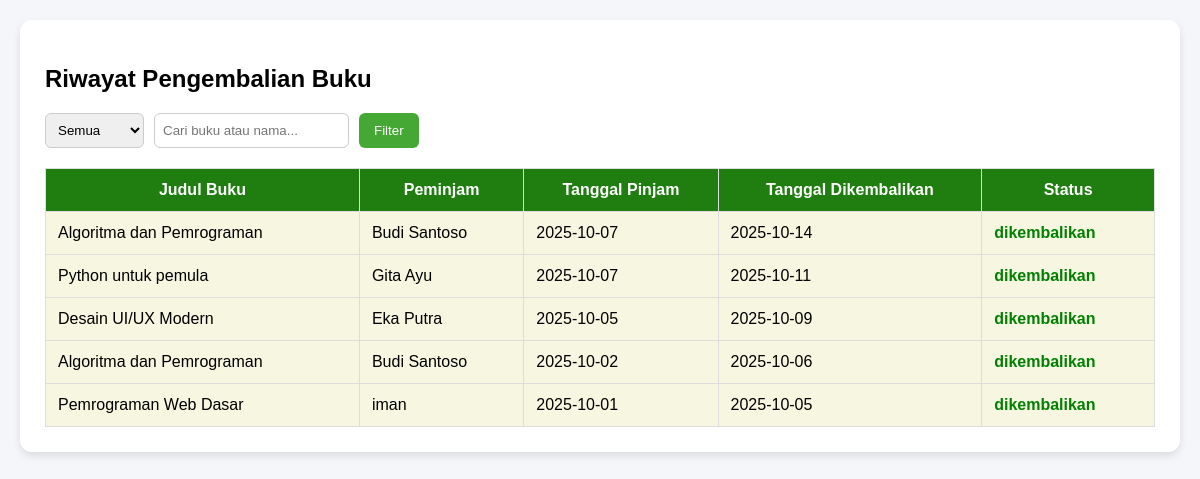
The page /view/riwayat_pengembalian.php (signed in) on the database its author committed.
### tables this page shows
CREATE TABLE `peminjaman` (
  `id_peminjaman` int(11) NOT NULL,
  `id_buku` int(11) NOT NULL,
  `id_user` int(11) NOT NULL,
  `tanggal_pinjam` date NOT NULL,
  `tanggal_kembali` date NOT NULL,
  `status` enum('dipinjam','dikembalikan') DEFAULT NULL
);

CREATE TABLE `buku` (
  `id_buku` int(11) NOT NULL,
  `judul` varchar(100) NOT NULL,
  `penulis` varchar(100) NOT NULL,
  `penerbit` varchar(100) NOT NULL,
  `tahun_terbit` year(4) NOT NULL
);

CREATE TABLE `user` (
  `id_user` int(11) NOT NULL,
  `nama` varchar(100) NOT NULL,
  `kelas` varchar(20) NOT NULL,
  `no_induk` varchar(20) NOT NULL,
  `password` varchar(100) NOT NULL,
  `role` varchar(100) NOT NULL
);

### model/m_koneksi.php (called while the page is built, shortened)
<?php
class m_koneksi {
  private $host = "localhost";
  private $username = "root";
  private $pass = "";
  private $db = "rpl4";
  function __construct() {
    $this->koneksi = mysqli_connect($this->host, $this->username, $this->pass, $this->db);
    if ($this->koneksi) {
      return $this->koneksi;
    } else {
      echo "koneksi kedatabase gagal";
    }
  }
}
?>

### view/riwayat_pengembalian.php (the view, shortened to what this page needs)
<?php
include '../model/m_koneksi.php';
$koneksi = new m_koneksi();
$query = mysqli_query($koneksi->koneksi, "
    SELECT p.*, b.judul, u.nama
    FROM peminjaman p
    JOIN buku b ON p.id_buku = b.id_buku
    JOIN user u ON p.id_user = u.id_user
    WHERE p.status = 'dikembalikan'
    ORDER BY p.id_peminjaman DESC
");
?>
<!DOCTYPE html>
<html>
<head>
</head>
<body>
<div class="container">
    <h2>Riwayat Pengembalian Buku</h2>
    <form method="GET" class="filter-box">
        <select name="filter">
            <option>Semua</option>
        </select>
        <input type="text" name="search" placeholder="Cari buku atau nama...">
        <button type="submit">Filter</button>
    </form>
    <table>
        <tr>
            <th>Judul Buku</th>
            <th>Peminjam</th>
            <th>Tanggal Pinjam</th>
            <th>Tanggal Dikembalikan</th>
            <th>Status</th>
        </tr>
        <?php while ($row = mysqli_fetch_assoc($query)) { ?>
        <tr>
            <td><?= $row['judul']; ?></td>
            <td><?= $row['nama']; ?></td>
            <td><?= $row['tanggal_pinjam']; ?></td>
            <td><?= $row['tanggal_kembali']; ?></td>
            <td><span style="color: green; font-weight: bold;"><?= $row['status']; ?></span></td>
        </tr>
        <?php } ?>
    </table>
</div>
</body>
</html>

### view/riwayat_pengembalian.php (style rules this page uses)
body { font-family: Arial, sans-serif; background: #f4f6f9; margin: 0; padding: 20px; }
.container { background: white; padding: 25px; border-radius: 12px; box-shadow: 0 4px 8px rgba(0,0,0,0.1); max-width: 1200px; margin: auto; }
h2 { margin-bottom: 20px; }
table { width: 100%; border-collapse: collapse; margin-top: 20px; }
table tr th, table tr td { padding: 12px; border: 1px solid #ddd; }
table tr td { background-color: #f6f6e1ff; }
table tr th { background: #1f7e0fff; color: white; }
.filter-box { display: flex; gap: 10px; margin-bottom: 15px; }
.filter-box input, .filter-box select { padding: 8px; border-radius: 6px; border: 1px solid #ccc; }
button { padding: 8px 15px; background: #46a834ff; color: white; border-radius: 6px; border: none; }

### rows shown on the page
peminjaman: id_buku.judul "Algoritma dan Pemrograman", id_user.nama "Budi Santoso", tanggal_pinjam "2025-10-07", tanggal_kembali "2025-10-14", status "dikembalikan"
peminjaman: id_buku.judul "Python untuk pemula", id_user.nama "Gita Ayu", tanggal_pinjam "2025-10-07", tanggal_kembali "2025-10-11", status "dikembalikan"
peminjaman: id_buku.judul "Desain UI/UX Modern", id_user.nama "Eka Putra", tanggal_pinjam "2025-10-05", tanggal_kembali "2025-10-09", status "dikembalikan"
peminjaman: id_buku.judul "Algoritma dan Pemrograman", id_user.nama "Budi Santoso", tanggal_pinjam "2025-10-02", tanggal_kembali "2025-10-06", status "dikembalikan"
peminjaman: id_buku.judul "Pemrograman Web Dasar", id_user.nama "iman", tanggal_pinjam "2025-10-01", tanggal_kembali "2025-10-05", status "dikembalikan"
